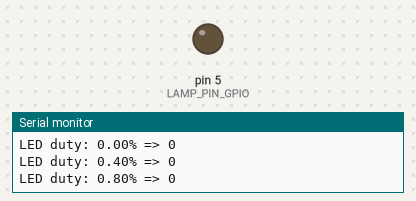
This sketch was run on a simulated Arduino Uno, built with avr-gcc and run on an emulated ATmega328P. On the bench: output pins drawn as LEDs (lit = HIGH), the last lines printed to the serial monitor.

Above: at 0.05 s.
At 2.9 s:
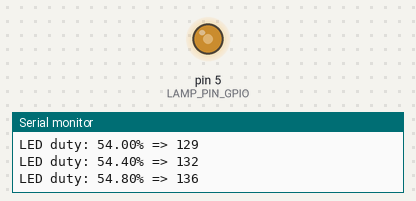
At 4.25 s:
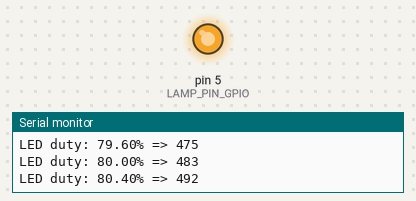
At 8.45 s:
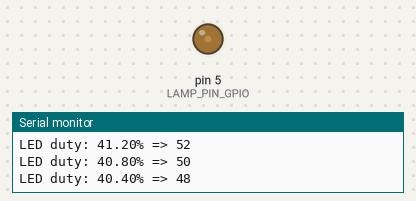
Timing chart, 0 to 13.8 s (numbered marks = the images above):
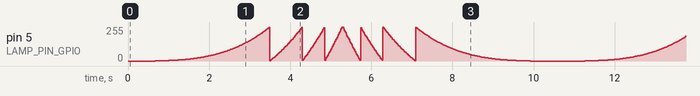

The sketch:

Fade.ino
```cpp
int LAMP_PIN_GPIO = 5;           // the PWM pin the LED is attached to
float MAX_PERC = 100.0;
float MAX_DUTY = 1024;
float STEP_SEC = 0.02;

int brightness = 0;    // how bright the LED is
int fadeAmount = 5;    // how many points to fade the LED by

void setup() {
  Serial.begin(115200);
  Serial.println("Initialize");
  pinMode(LAMP_PIN_GPIO, OUTPUT);     // Initialize the LED_BUILTIN pin as an output
}

double getValue(double perc){
  //return pow(min(100.0, max(0.0, perc)), 1.50493781686);
  return 0.000199713376287*pow(min(100.0, max(0.0, perc)), 3.354734239970603);
}

void turnLampOn(int lengthInSec){
  double steps = lengthInSec / STEP_SEC;
  double dutyStep = MAX_PERC / steps;

  double dutyCycle = 0;
  while(dutyCycle <= (MAX_PERC + dutyStep) ){

    int pwmValue = int(getValue(dutyCycle));

    //String message = String("LED duty: ") + String(dutyCycle, 2) + String("% => ") + String(pwmValue);
    //int lengthMessage = message.length();
    //Serial.print(message);

    Serial.print("LED duty: ");
    Serial.print(dutyCycle);
    Serial.print("% => ");
    Serial.println(pwmValue);

    analogWrite(LAMP_PIN_GPIO, pwmValue);

    delay(long(STEP_SEC * 1000));
    dutyCycle += dutyStep;
  }
}

void turnLampOff(int lengthInSec){
  double steps = lengthInSec / STEP_SEC;
  double dutyStep = MAX_PERC / steps;

  double dutyCycle = MAX_PERC;
  while(dutyCycle >= -dutyStep){

    int pwmValue = int(getValue(dutyCycle));

    //String message = String("LED duty: ") + String(dutyCycle, 2) + String("% => ") + String(pwmValue);
    //int lengthMessage = message.length();
    //Serial.print(message);

    Serial.print("LED duty: ");
    Serial.print(dutyCycle);
    Serial.print("% => ");
    Serial.println(pwmValue);

    analogWrite(LAMP_PIN_GPIO, pwmValue);

    delay(long(STEP_SEC * 1000));
    dutyCycle -= dutyStep;
  }
}

// the loop routine runs over and over again forever:
void loop() {

  turnLampOn(5);
  //delay(1000);

  turnLampOff(5);
  //delay(1000);


  // set the brightness of pin 9:
  //analogWrite(led, brightness);

  // change the brightness for next time through the loop:
  //brightness = brightness + fadeAmount;

  // reverse the direction of the fading at the ends of the fade:
  //if (brightness <= 0 || brightness >= 255) {
  //  fadeAmount = -fadeAmount;
  //}
  // wait for 30 milliseconds to see the dimming effect


}
```

Measured:
- by itself, pin 5 (LAMP_PIN_GPIO): moves between 0/255 and 255/255, repeating every 10.6 s
